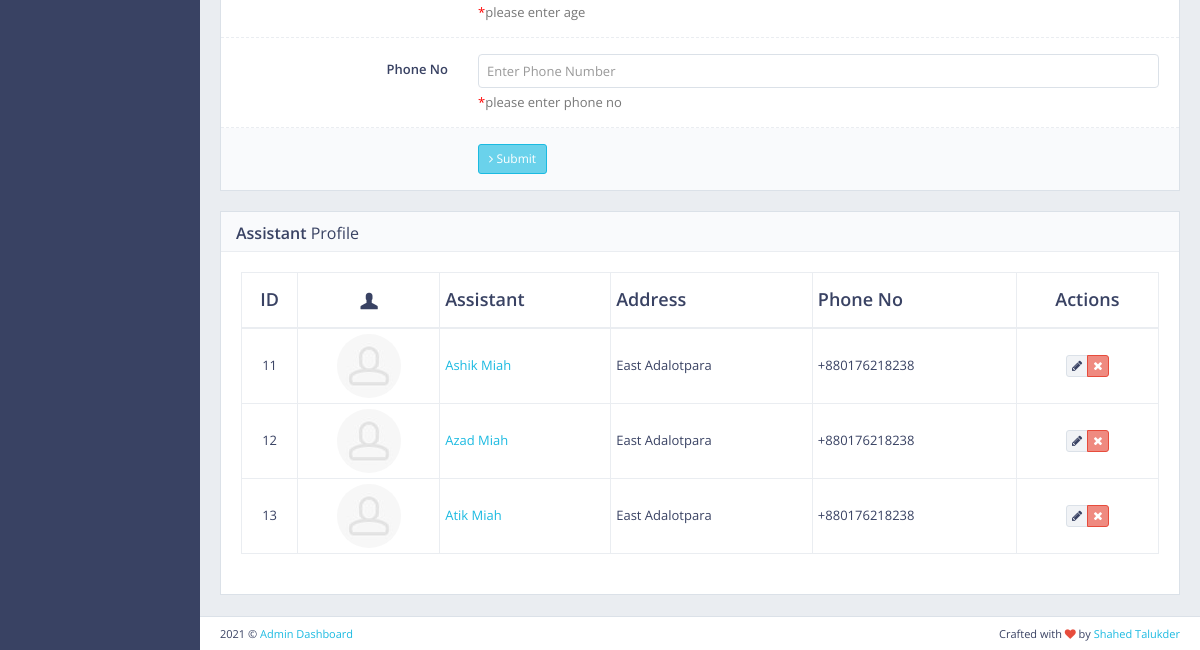
The page /crudAssistant/ (signed in, lower part) on the database as committed earlier.
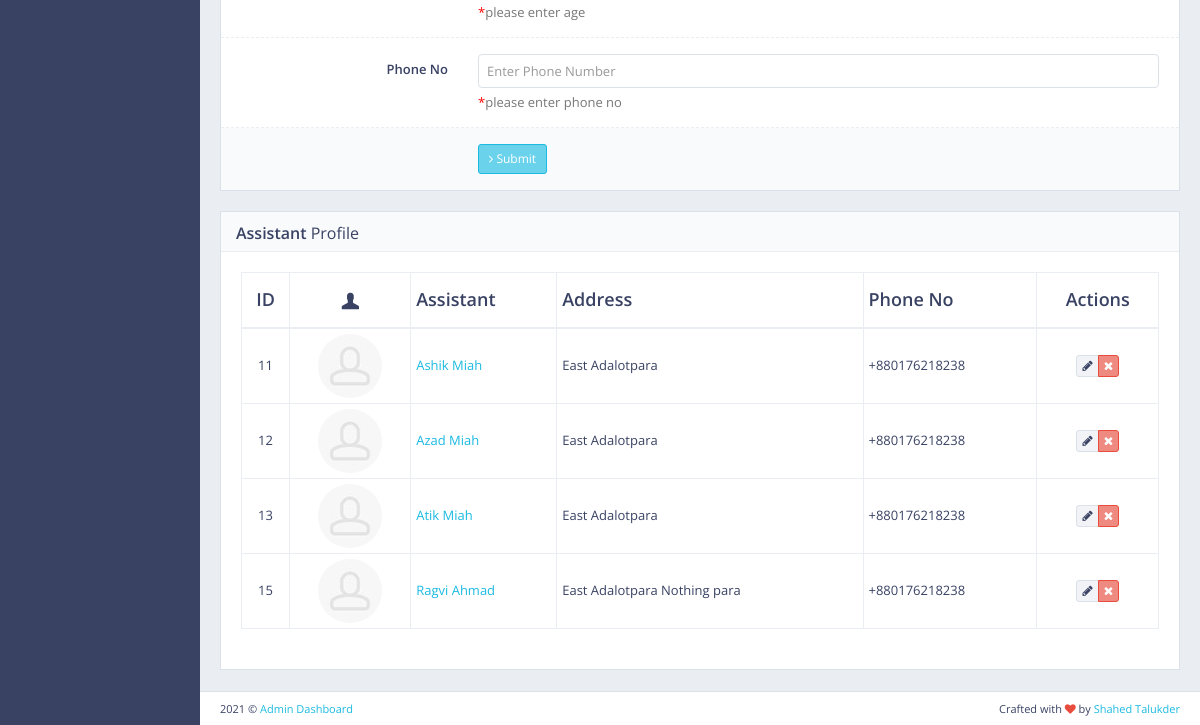
The same page on the database as committed later.
### main/models.py (models this page shows, shortened)
class Assistant(models.Model):
    assistant_id = models.CharField(max_length=120, blank=True, null=True, unique=True)
    user = models.OneToOneField(User, on_delete=models.CASCADE, primary_key=True, related_name="assistant")
    full_name = models.CharField(max_length=200, blank=True, null=True)
    address = models.CharField(max_length=200, blank=True, null=True)
    age = models.CharField(max_length=200, blank=True, null=True)
    phone_no = models.CharField(max_length=200, blank=True, null=True)
    class Meta:
        db_table = 'assistant_info'

class User(AbstractUser):
    is_doctor = models.BooleanField(default=False)
    is_student = models.BooleanField(default=False)
    is_moderator = models.BooleanField(default=False)
    is_assistant = models.BooleanField(default=False)
    is_driver = models.BooleanField(default=False)

### main/views.py (the view, shortened to what this page needs)
# urls.py: path('crudAssistant/', views.crudAssistant, name="crudAssistant"),
def crudAssistant(request):
    if request.user.is_authenticated and request.user.is_superuser:
        assis = Assistant.objects.all()
        context = {'title':"Manage Assistant", 'assistant':assis}
        return render(request, 'crud_assistant.html',context)
    else:
        return redirect('/')

### main/templates/crud_assistant.html (shortened to what this page needs)
{%extends 'base.html'%}
{%load static%}
{%block main_content%}
<div id="page-content">
    <div class="row">
        <div class="col-md-12">
            <div class="block">
                <form method="POST" class="form-horizontal form-bordered">
                    <div class="form-group">
                        <div class="col-md-9">
                            <span class="help-block"><span style="color:red">*</span>please enter age</span>
                        </div>
                    </div>
                    <div class="form-group">
                        <label class="col-md-3 control-label" for="example-email-input">Phone No</label>
                        <div class="col-md-9">
                            <input type="text" id="email" name="assistantPhoneno" class="form-control" placeholder="Enter Phone Number">
                            <span class="help-block"><span style="color:red">*</span>please enter phone no</span>
                        </div>
                    </div>
                    <div class="form-group form-actions">
                        <div class="col-md-9 col-md-offset-3">
                            <button type="submit" class="btn btn-sm btn-primary"><i class="fa fa-angle-right"></i> Submit</button>
                        </div>
                    </div>
                </form>
            </div>
        </div>
    </div>
    <div class="block full">
        <div class="block-title">
            <h2><strong>Assistant</strong> Profile</h2>
        </div>
        <div class="table-responsive">
            <table id="example-datatable" class="table table-vcenter table-condensed table-bordered">
                <thead>
                    <tr>
                        <th class="text-center">ID</th>
                        <th class="text-center"><i class="gi gi-user"></i></th>
                        <th>Assistant</th>
                        <th>Address</th>
                        <th>Phone No</th>
                        <th class="text-center">Actions</th>
                    </tr>
                </thead>
                <tbody>
                    {%for i in assistant%}
                    <tr>
                        <td class="text-center">{{i.user.id}}</td>
                        <td class="text-center"><img src="{%static 'front/'%}img/placeholders/avatars/avatar15.jpg" alt="avatar" class="img-circle"></td>
                        <td><a href="javascript:void(0)">{{i.full_name | title}}</a></td>
                        <td>{{i.address}}</td>
                        <td><span class="text-center"> {{i.phone_no}}</span></td>
                        <td class="text-center">
                            <div class="btn-group">
                                <a href="{% url 'edit_assistant' id=i.pk %}" data-toggle="tooltip" title="Edit" class="btn btn-xs btn-default"><i class="fa fa-pencil"></i></a>
                                <a href="{% url 'delete_assistant' id=i.pk %}" data-toggle="tooltip" title="Delete" class="btn btn-xs btn-danger"><i class="fa fa-times"></i></a>
                            </div>
                        </td>
                    </tr>
                    {%endfor%}
                </tbody>
            </table>
        </div>
    </div>
</div>
{%endblock main_content%}

Rows that differ between the two databases and show on the page:
added Assistant: user.id "15", full_name "Ragvi Ahmad", address "East Adalotpara Nothing para", phone_no "+880176218238"
